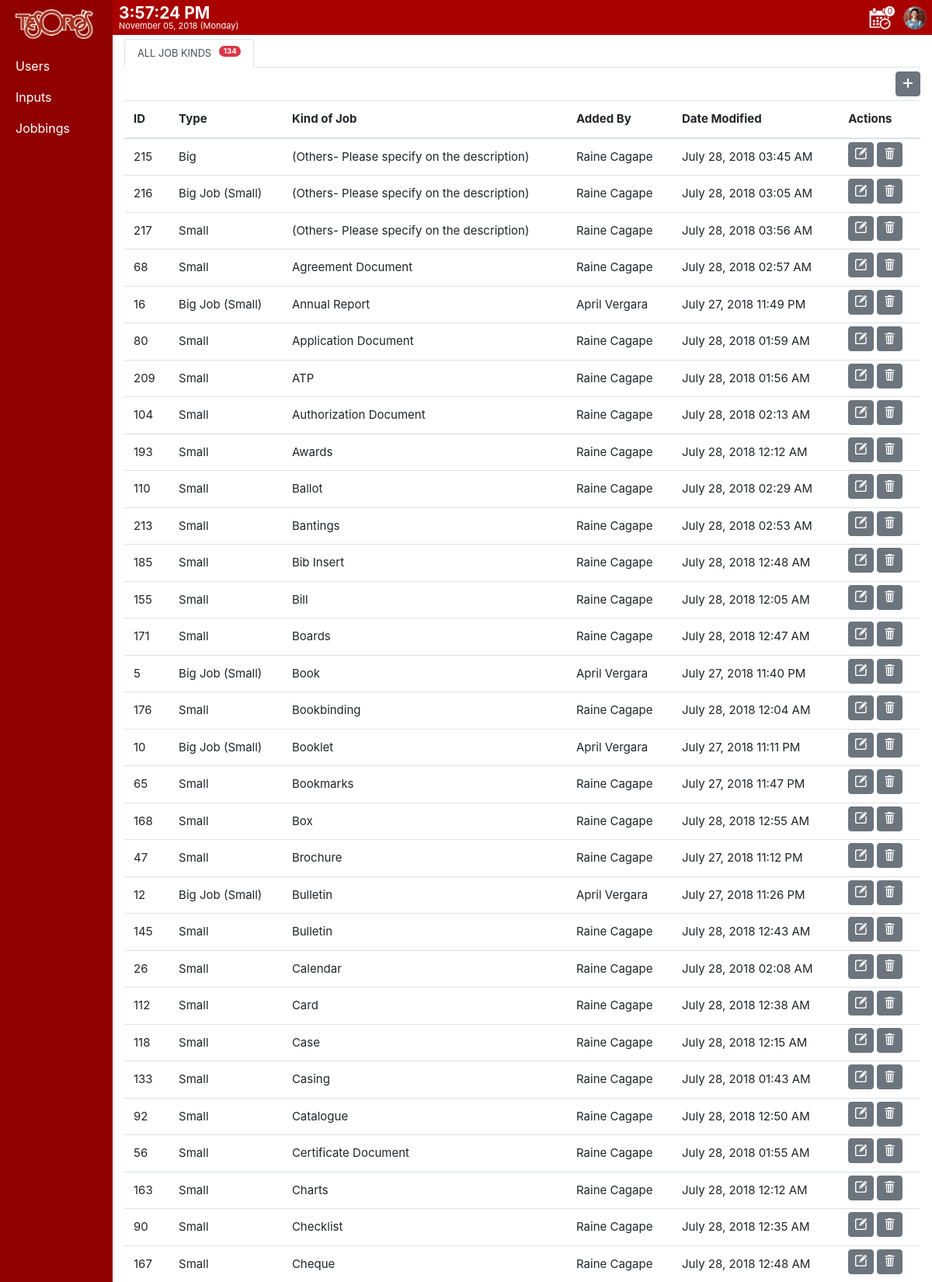
Screenshot of /views/TIMS/support/input_job_kind.php (signed in, upper part) with the database file from the repository.
### tables this page shows
CREATE TABLE `users` (
  `id` int(11) NOT NULL,
  `type` int(11) NOT NULL,
  `status` set('Active','Inactive') NOT NULL DEFAULT 'Inactive',
  `username` varchar(32) NOT NULL,
  `password` varchar(32) NOT NULL,
  `email` varchar(32) NOT NULL,
  `firstname` varchar(32) NOT NULL,
  `middlename` varchar(32) NOT NULL,
  `lastname` varchar(32) NOT NULL,
  `birthdate` date NOT NULL,
  `gender` set('Female','Male') NOT NULL,
  `picture` text NOT NULL,
  `date_added` timestamp NOT NULL DEFAULT CURRENT_TIMESTAMP ON UPDATE CURRENT_TIMESTAMP
);

CREATE TABLE `jobbings_kinds` (
  `id` int(11) NOT NULL,
  `type` int(11) NOT NULL,
  `kind_of_job` text NOT NULL,
  `added_by` int(11) NOT NULL,
  `date_modified` timestamp NOT NULL DEFAULT CURRENT_TIMESTAMP ON UPDATE CURRENT_TIMESTAMP
);

CREATE TABLE `jobbings_type` (
  `id` int(11) NOT NULL,
  `job_type` text NOT NULL,
  `added_by` int(11) NOT NULL,
  `date_modified` timestamp NOT NULL DEFAULT CURRENT_TIMESTAMP ON UPDATE CURRENT_TIMESTAMP
);

### views/TIMS/support/input_job_kind.php (the view, shortened to what this page needs)
<?php
	include ('TIMS_verify.php');
	$count_query="SELECT count(*) AS 'ucount' FROM jobbings_kinds";
	$count_result=mysqli_query($conn,$count_query);
?>
<!DOCTYPE html>
<html>
<head>
	<?php include ('include/head.php')?>
</head>
<body>
	<?php include ('include/navbar.php')?>
	<div class="gap2"></div>
	<div class="container-fluid">
		<div id="content">
			<div class="row">
				<div class="col-lg-12">
				<?php if(
					(isset($_GET['edit']) || !isset($_GET['add']) && !isset($_GET['add']) && !isset($_GET['remove'])) &&
					(!isset($_GET['edit']) || !isset($_GET['add']) && !isset($_GET['add']) && isset($_GET['remove'])) &&
					(!isset($_GET['edit']) || !isset($_GET['add']) && isset($_GET['add']) && !isset($_GET['remove'])) &&
					(!isset($_GET['edit']) || isset($_GET['add']) && !isset($_GET['add']) && !isset($_GET['remove']))
				) {?>
					<ul id="tabsJustified" class="nav nav-tabs">
						<li class="nav-item">
							<a href="input_job_kind.php" class="nav-link small text-uppercase active">
								All Job Kinds
								<span class="float-right badge badge-pill badge-danger" style="margin-left:10px">
								<?php
                                    if(mysqli_num_rows($count_result)>0)
                                    {
                                        while($count=mysqli_fetch_assoc($count_result))
                                        {
                                            echo $count['ucount'];
                                        }
                                    }
								?>
								</span>
							</a>
						</li>
					</ul>
					<div id="tabsJustifiedContent" class="tab-content">
						<div id="all_jobs" class="tab-pane fade active show">
							<div>
								<button class="btn btn-secondary" onclick="add('true')" title="Add New" style="font-size: 12px; float: right; margin: 5px 0px 5px 5px;"><img src="images/new.png" width="12px" style="margin: -3px -3px 0px -3px;"></button>
							</div>
							<div class="table-responsive" style="max-height: 70vh;">
								<table class="table table-hover" id="myTable">
									<thead>
										<tr>
											<th onclick="sortTable2(0)" class="tableSort">ID</th>
											<th onclick="sortTable(1)" class="tableSort">Type</th>
											<th onclick="sortTable(2)" class="tableSort">Kind of Job</th>
											<th onclick="sortTable(3)" class="tableSort">Added By</th>
											<th onclick="sortTable(4)" class="tableSort">Date Modified</th>
											<th>Actions</th>
										</tr>
									</thead>
									<tbody>
									<?php
									$sql_query="SELECT a.*,b.job_type AS 'jt',c.firstname AS 'fn',c.lastname AS 'ln' FROM jobbings_kinds a LEFT JOIN jobbings_type b ON a.type=b.id LEFT JOIN users c ON a.added_by=c.id ORDER BY a.kind_of_job ASC";
									$result_set=mysqli_query($conn,$sql_query);
									if(mysqli_num_rows($result_set)>0){
										while($row=mysqli_fetch_assoc($result_set)){
										?>
											<tr>
												<td><?php echo $row['id'];?></td>
												<td><?php echo $row['jt'];?></td>
												<td><?php echo $row['kind_of_job'];?></td>
												<td><?php echo $row['fn']." ".$row['ln'];?></td>
												<td><?php echo date('F d, Y h:s A',strtotime($row['date_modified']));?></td>
												<td>
													<div style="margin: -10px 0px; ">
														<button class="btn btn-secondary" onclick="edit('<?php echo $row['id']; ?>')" title="Edit Info" style="font-size: 12px; margin-top: 2px;">
															<img src="images/edit.png" width="15px" style="margin: -3px -4px 0px -4px;">
														</button>
														<button class="btn btn-secondary" onclick="remove('<?php echo $row['id']; ?>')" title="Remove Jobbing" style="font-size: 12px; margin-top: 2px;">
															<img src="images/delete.png" width="15px" style="margin: -3px -4px 0px -4px;">
														</button>
													</div>
												</td>
											</tr>
										<?php
										}
									}
									else{
									?>
										<tr>
											<td colspan="5" style="text-align: center;">No job kinds yet!</td>
										</tr>
										<?php
										}
										?>
									</tbody>
								</table>
							</div>
						</div>
					</div>
				</div>
			<?php
			}
			?>
				</div>
			</div>
		</div>
</body>
</html>

### views/TIMS/support/include/navbar.php (shortened to what this page needs)
<!DOCTYPE html>
<?php
	$user_query="SELECT * FROM users WHERE id=".$_SESSION['TIMS_id'];
	$user_result=mysqli_query($conn,$user_query);
	$user=mysqli_fetch_array($user_result);
?>
<html>
<body onload="startTime()">
	<div id="wrapper">
		<div id="sidebar-wrapper">
			<ul class="sidebar-nav">
				<li class="sidebar-brand">
					<a href="index.php">
						<img src="images/TIMS_logo.png" width="100px">
					</a>
				</li>
				<li>
					<a href="users.php" class="nav-users">Users</a>
				</li>
				<div id="accordion">
					<li>
						<a href="#" data-toggle="collapse" data-target="#collapseOne" aria-expanded="true" aria-controls="collapseOne">
						  Inputs
						</a>
					</li>
				</div>
				<li>
					<a href="all_jobs.php" class="nav-job-orders">Jobbings</a>
				</li>
			</ul>
		</div>
		<div style="background-color: #a90000;">
			<div style="color: white;float: right;padding: 1px 8px;">
				<div id=txt style="font-size: 21px;font-weight: bold;"></div>
				<div style="margin-top:-8px;font-size:11px;"><?php  echo date('F d, Y')." (".date('l').")";?></div>
			</div>
		</div>
	</div>
	<div class="custom-nav">
        <div style="float: right; color: white;">
            <button type="button" class="btn btn-danger notify" data-toggle="dropdown">
                <img style="margin-top: -14px; margin-left: -15px; position: absolute; width: 30px; border-radius: 100px; height: 30px;" src="../users/images/<?php echo $user['picture'].".png";?>">
            </button>
        </div>
        <div style="float: right; color: white;">
            <button type="button" class="btn btn-danger notify jobbings-due" title="Due Dates" data-toggle="dropdown">
                <img style="margin-top: -13px; margin-left: -15px; position: absolute;" src="images/due.png" width="30px">
                <div style="position: absolute; background-color: white; width:15px; border-radius: 10px; border: 1px solid #a90000; height: 15px;  color: #a90000; margin-top: -15px; margin-left: 15px;">
                    <div class="count-due" style="font-size: 10px; margin-top: -1px; margin-left: -0.5px; letter-spacing: -1pt;">
                    	0
                    </div>
                </div>
            </button>
        </div>
	</div>
				<?php include ('include/TIMS.php');?>
</body>
</html>

### views/TIMS/support/css/main.css (style rules this page uses)
.gap2 { width: 100%; height: 50px; }
#content { margin-left: 145px; z-index: 0; }

### views/TIMS/support/css/sidebar.css (style rules this page uses)
body { overflow-x: hidden; }
#wrapper { z-index: 2; position: fixed; padding-left: 0px; -webkit-transition: all 0.5s ease; -moz-transition: all 0.5s ease; -o-transition: all 0.5s ease; transition: all 0.5s ease; }
#sidebar-wrapper { z-index: 1000; position: fixed; left: 145px; width: 0px; height: 100%; margin-left: -145px; overflow-y: auto; background: #900000; -webkit-transition: all 0.5s ease; -moz-transition: all 0.5s ease; -o-transition: all 0.5s ease; transition: all 0.5s ease; }
.sidebar-nav { position: absolute; top: 0; width: 145px; margin: 0; padding: 0; list-style: none; }
.sidebar-nav li { text-indent: 20px; line-height: 40px; }
.sidebar-nav li a { display: block; text-decoration: none; color: white; }
.sidebar-nav>.sidebar-brand { height: 65px; font-size: 18px; line-height: 60px; }
.sidebar-nav>.sidebar-brand a { color: #999999; }
@media (min-width:768px) { #wrapper { padding-left: 145px; } }
@media (min-width:768px) { #sidebar-wrapper { width: 145px; } }
.custom-nav { position: fixed; width: 100%; background-color: #a90000; height: 45px; z-index: 1; }

### views/TIMS/support/css/notification.css (style rules this page uses)
body { overflow-x: hidden; }
.notify { border-radius: 0px; width: 45px; height: 44px; font-size: 20px; background: #a90000; border-color: #a90000; }

### views/TIMS/support/css/account.css (style rules this page uses)
body { overflow-x: hidden; }
.notify { border-radius: 0px; width: 45px; height: 44px; font-size: 20px; background: #a90000; border-color: #a90000; }

### views/TIMS/support/input_job_kind.php (style rules this page uses)
thead,tbody { font-size: 15px; }

### rows the page displays
users: picture (picture)
jobbings_kinds: id "215", jobbings_type.job_type "Big", kind_of_job "(Others- Please specify on the description)", users.firstname "Raine", users.lastname "Cagape", date_modified "July 28, 2018 03:45 AM"
jobbings_kinds: id "216", jobbings_type.job_type "Big Job (Small)", kind_of_job "(Others- Please specify on the description)", users.firstname "Raine", users.lastname "Cagape", date_modified "July 28, 2018 03:05 AM"
jobbings_kinds: id "217", jobbings_type.job_type "Small", kind_of_job "(Others- Please specify on the description)", users.firstname "Raine", users.lastname "Cagape", date_modified "July 28, 2018 03:56 AM"
jobbings_kinds: id "68", jobbings_type.job_type "Small", kind_of_job "Agreement Document", users.firstname "Raine", users.lastname "Cagape", date_modified "July 28, 2018 02:57 AM"
jobbings_kinds: id "16", jobbings_type.job_type "Big Job (Small)", kind_of_job "Annual Report", users.firstname "April", users.lastname "Vergara", date_modified "July 27, 2018 11:49 PM"
jobbings_kinds: id "80", jobbings_type.job_type "Small", kind_of_job "Application Document", users.firstname "Raine", users.lastname "Cagape", date_modified "July 28, 2018 01:59 AM"
jobbings_kinds: id "209", jobbings_type.job_type "Small", kind_of_job "ATP", users.firstname "Raine", users.lastname "Cagape", date_modified "July 28, 2018 01:56 AM"
jobbings_kinds: id "104", jobbings_type.job_type "Small", kind_of_job "Authorization Document", users.firstname "Raine", users.lastname "Cagape", date_modified "July 28, 2018 02:13 AM"
jobbings_kinds: id "193", jobbings_type.job_type "Small", kind_of_job "Awards", users.firstname "Raine", users.lastname "Cagape", date_modified "July 28, 2018 12:12 AM"
jobbings_kinds: id "110", jobbings_type.job_type "Small", kind_of_job "Ballot", users.firstname "Raine", users.lastname "Cagape", date_modified "July 28, 2018 02:29 AM"
jobbings_kinds: id "213", jobbings_type.job_type "Small", kind_of_job "Bantings", users.firstname "Raine", users.lastname "Cagape", date_modified "July 28, 2018 02:53 AM"
jobbings_kinds: id "185", jobbings_type.job_type "Small", kind_of_job "Bib Insert", users.firstname "Raine", users.lastname "Cagape", date_modified "July 28, 2018 12:48 AM"
jobbings_kinds: id "155", jobbings_type.job_type "Small", kind_of_job "Bill", users.firstname "Raine", users.lastname "Cagape", date_modified "July 28, 2018 12:05 AM"
jobbings_kinds: id "171", jobbings_type.job_type "Small", kind_of_job "Boards", users.firstname "Raine", users.lastname "Cagape", date_modified "July 28, 2018 12:47 AM"
jobbings_kinds: id "5", jobbings_type.job_type "Big Job (Small)", kind_of_job "Book", users.firstname "April", users.lastname "Vergara", date_modified "July 27, 2018 11:40 PM"
jobbings_kinds: id "176", jobbings_type.job_type "Small", kind_of_job "Bookbinding", users.firstname "Raine", users.lastname "Cagape", date_modified "July 28, 2018 12:04 AM"
jobbings_kinds: id "10", jobbings_type.job_type "Big Job (Small)", kind_of_job "Booklet", users.firstname "April", users.lastname "Vergara", date_modified "July 27, 2018 11:11 PM"
jobbings_kinds: id "65", jobbings_type.job_type "Small", kind_of_job "Bookmarks", users.firstname "Raine", users.lastname "Cagape", date_modified "July 27, 2018 11:47 PM"
jobbings_kinds: id "168", jobbings_type.job_type "Small", kind_of_job "Box", users.firstname "Raine", users.lastname "Cagape", date_modified "July 28, 2018 12:55 AM"
jobbings_kinds: id "47", jobbings_type.job_type "Small", kind_of_job "Brochure", users.firstname "Raine", users.lastname "Cagape", date_modified "July 27, 2018 11:12 PM"
jobbings_kinds: id "12", jobbings_type.job_type "Big Job (Small)", kind_of_job "Bulletin", users.firstname "April", users.lastname "Vergara", date_modified "July 27, 2018 11:26 PM"
jobbings_kinds: id "145", jobbings_type.job_type "Small", kind_of_job "Bulletin", users.firstname "Raine", users.lastname "Cagape", date_modified "July 28, 2018 12:43 AM"
jobbings_kinds: id "26", jobbings_type.job_type "Small", kind_of_job "Calendar", users.firstname "Raine", users.lastname "Cagape", date_modified "July 28, 2018 02:08 AM"
jobbings_kinds: id "112", jobbings_type.job_type "Small", kind_of_job "Card", users.firstname "Raine", users.lastname "Cagape", date_modified "July 28, 2018 12:38 AM"
jobbings_kinds: id "118", jobbings_type.job_type "Small", kind_of_job "Case", users.firstname "Raine", users.lastname "Cagape", date_modified "July 28, 2018 12:15 AM"
jobbings_kinds: id "133", jobbings_type.job_type "Small", kind_of_job "Casing", users.firstname "Raine", users.lastname "Cagape", date_modified "July 28, 2018 01:43 AM"
jobbings_kinds: id "92", jobbings_type.job_type "Small", kind_of_job "Catalogue", users.firstname "Raine", users.lastname "Cagape", date_modified "July 28, 2018 12:50 AM"
jobbings_kinds: id "56", jobbings_type.job_type "Small", kind_of_job "Certificate Document", users.firstname "Raine", users.lastname "Cagape", date_modified "July 28, 2018 01:55 AM"
jobbings_kinds: id "163", jobbings_type.job_type "Small", kind_of_job "Charts", users.firstname "Raine", users.lastname "Cagape", date_modified "July 28, 2018 12:12 AM"
jobbings_kinds: id "90", jobbings_type.job_type "Small", kind_of_job "Checklist", users.firstname "Raine", users.lastname "Cagape", date_modified "July 28, 2018 12:35 AM"
jobbings_kinds: id "167", jobbings_type.job_type "Small", kind_of_job "Cheque", users.firstname "Raine", users.lastname "Cagape", date_modified "July 28, 2018 12:48 AM"

### other values shown
$count['ucount'] "134"
